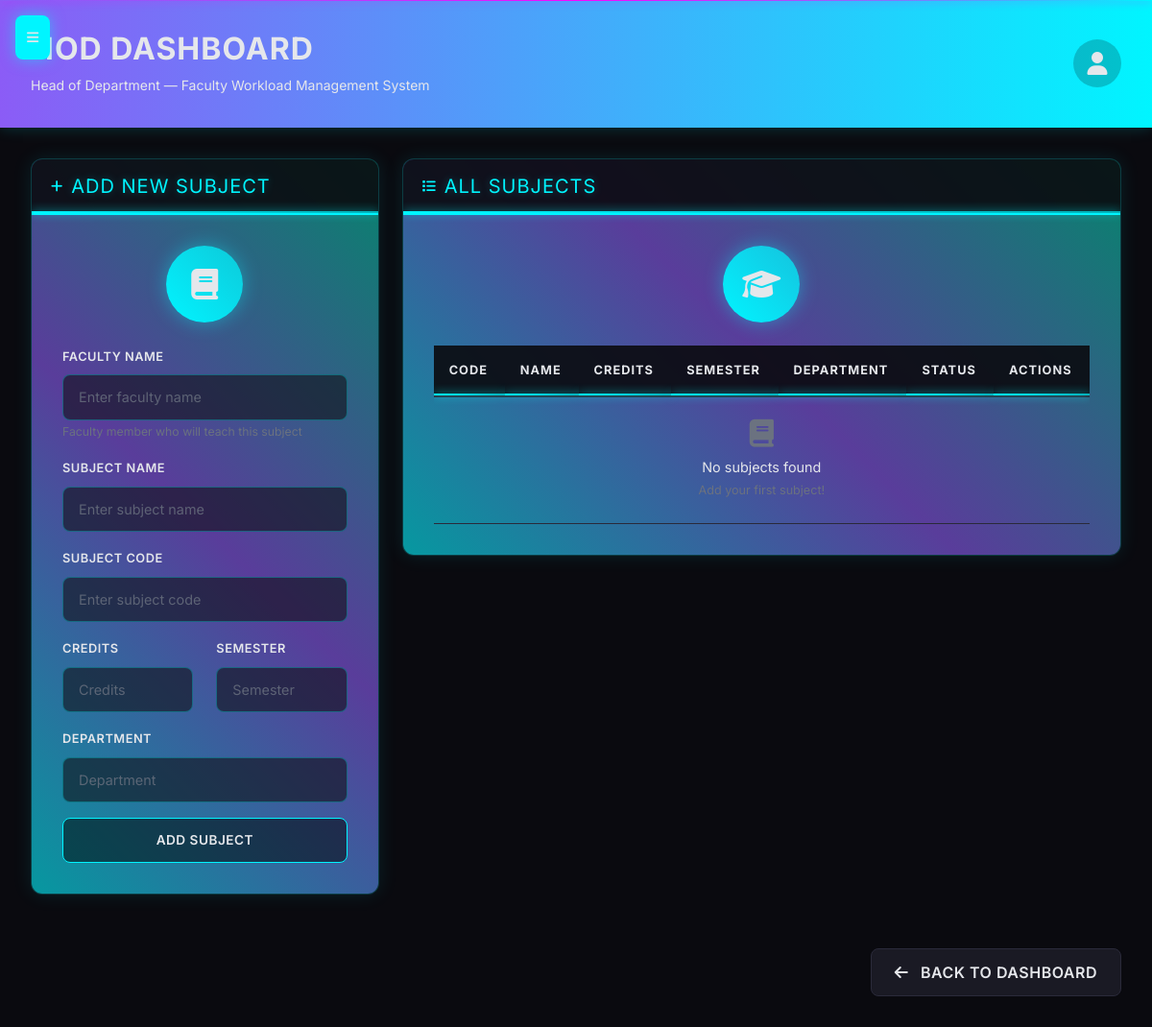
The page /hod_dashboard/manage_subjects (signed in) on the database as committed earlier.
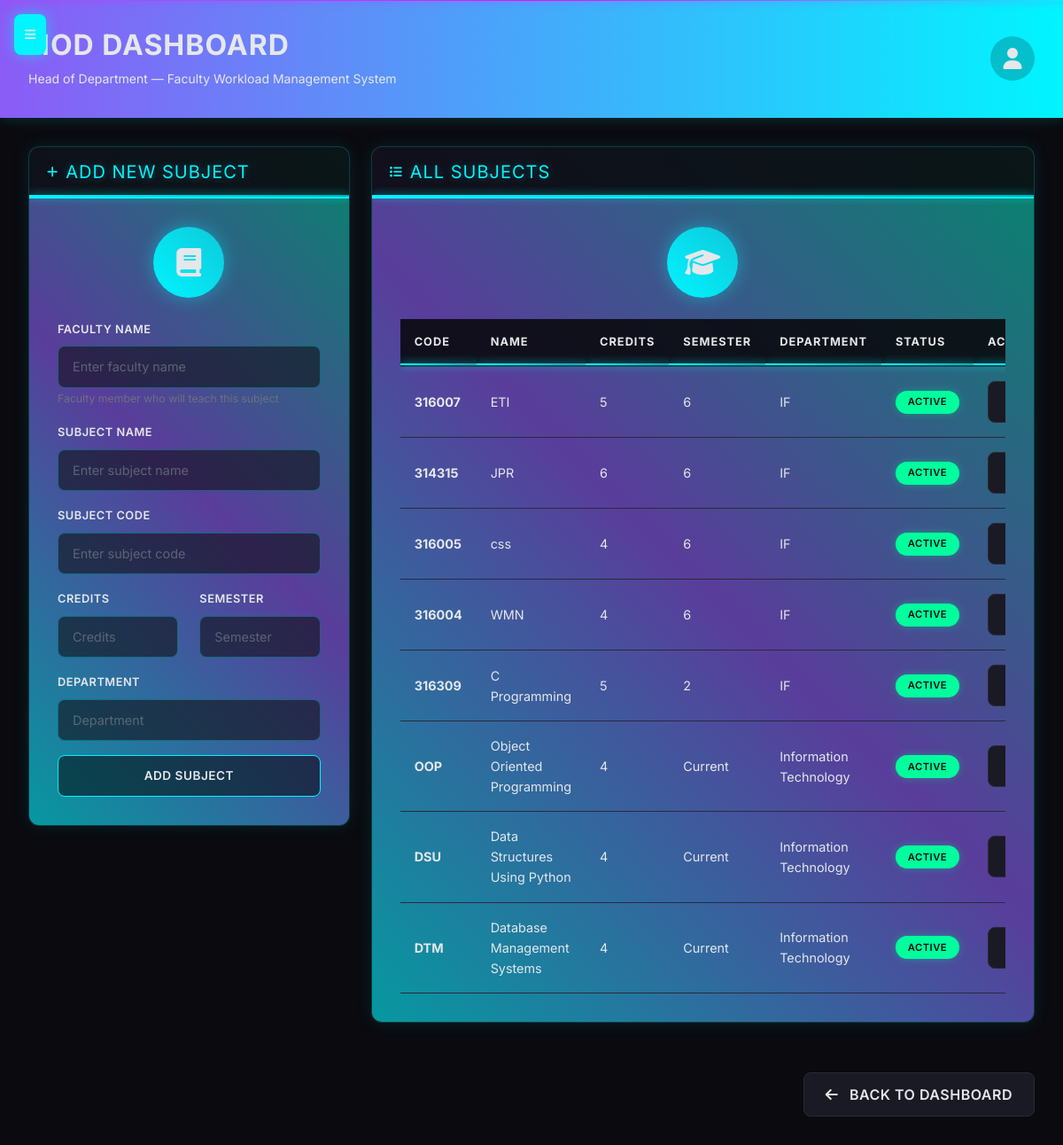
The same page on the database as committed later.
### models.py (models this page shows)
class Subject(db.Model):
    id = db.Column(db.Integer, primary_key=True)
    name = db.Column(db.String(150), nullable=False)
    code = db.Column(db.String(20), unique=True, nullable=False)
    department = db.Column(db.String(100))
    semester = db.Column(db.String(20))
    credits = db.Column(db.Integer, default=3)
    description = db.Column(db.Text)
    is_active = db.Column(db.Boolean, default=True)
    created_at = db.Column(db.DateTime, default=datetime.utcnow)

### app.py (the view, shortened to what this page needs)
@app.route('/hod_dashboard/manage_subjects', methods=['GET', 'POST'])
@login_required
def manage_subjects():
    if current_user.role != 'hod':
        flash('Access denied. HOD privileges required.', 'error')
        return redirect(url_for('login'))
    form = SubjectForm()
    subjects = Subject.query.all()
    return render_template('hod/manage_subjects.html', form=form, subjects=subjects)

### forms.py
class SubjectForm(FlaskForm):
    name = StringField('Subject Name', validators=[DataRequired(), Length(min=2, max=150), Regexp(r'^[A-Za-z0-9\s\-\'\.&]+$', message='Subject name can only contain letters, numbers, spaces, hyphens, apostrophes, periods, and ampersands')])
    code = StringField('Subject Code', validators=[DataRequired(), Length(min=2, max=20), Regexp(r'^[A-Za-z0-9\-_]+$', message='Subject code can only contain letters, numbers, hyphens, and underscores')])
    department = StringField('Department', validators=[Optional(), Length(max=100)])
    semester = StringField('Semester', validators=[Optional(), Length(max=20)])
    credits = IntegerField('Credits', validators=[Optional(), NumberRange(min=1, max=10)])
    description = TextAreaField('Description', validators=[Optional()])
    submit = SubmitField('Add Subject')

### app.py (called while the page is built)
@login_manager.user_loader
def load_user(user_id):
    return User.query.get(int(user_id))

### templates/hod/manage_subjects.html (shortened to what this page needs)
{% extends "hod_base.html" %}
{% block content %}
<div class="row">
    <div class="col-lg-4">
        <div class="card">
            <div class="card-header d-flex align-items-center">
                <i class="fas fa-plus me-2"></i>
                <h5 class="mb-0">Add New Subject</h5>
            </div>
            <div class="card-body">
                <div class="icon-container">
                    <i class="fas fa-book"></i>
                </div>
                <form method="POST">
                    <div class="mb-3">
                        <label for="faculty_name" class="form-label">Faculty Name</label>
                        <input type="text" id="faculty_name" name="faculty_name" class="form-control" placeholder="Enter faculty name" required>
                        <small class="text-muted">Faculty member who will teach this subject</small>
                    </div>
                    <div class="mb-3">
                        {{ form.name.label(class="form-label") }}
                        {{ form.name(class="form-control", placeholder="Enter subject name") }}
                    </div>
                    <div class="mb-3">
                        {{ form.code.label(class="form-label") }}
                        {{ form.code(class="form-control", placeholder="Enter subject code") }}
                    </div>
                    <div class="row">
                        <div class="col-6">
                            <div class="mb-3">
                                {{ form.credits.label(class="form-label") }}
                                {{ form.credits(class="form-control", placeholder="Credits") }}
                            </div>
                        </div>
                        <div class="col-6">
                            <div class="mb-3">
                                {{ form.semester.label(class="form-label") }}
                                {{ form.semester(class="form-control", placeholder="Semester") }}
                            </div>
                        </div>
                    </div>
                    <div class="mb-3">
                        {{ form.department.label(class="form-label") }}
                        {{ form.department(class="form-control", placeholder="Department") }}
                    </div>
                    {{ form.submit(class="btn btn-primary w-100") }}
                </form>
            </div>
        </div>
    </div>
    <div class="col-lg-8">
        <div class="card">
            <div class="card-header d-flex align-items-center">
                <i class="fas fa-list me-2"></i>
                <h5 class="mb-0">All Subjects</h5>
            </div>
            <div class="card-body">
                <div class="icon-container">
                    <i class="fas fa-graduation-cap"></i>
                </div>
                <div class="table-responsive">
                    <table class="table table-hover">
                        <thead>
                            <tr>
                                <th>Code</th>
                                <th>Name</th>
                                <th>Credits</th>
                                <th>Semester</th>
                                <th>Department</th>
                                <th>Status</th>
                                <th>Actions</th>
                            </tr>
                        </thead>
                        <tbody>
                            {% for subject in subjects %}
                            <tr>
                                <td><span class="fw-bold text-primary">{{ subject.code }}</span></td>
                                <td>{{ subject.name }}</td>
                                <td>{{ subject.credits }}</td>
                                <td>{{ subject.semester }}</td>
                                <td>{{ subject.department }}</td>
                                <td>
                                    {% if subject.is_active %}
                                        <span class="badge bg-success">Active</span>
                                    {% else %}
                                        <span class="badge bg-secondary">Inactive</span>
                                    {% endif %}
                                </td>
                                <td>
                                    <div class="btn-group btn-group-sm">
                                        <button class="btn btn-secondary" title="Edit">
                                        </button>
                                    </div>
                                </td>
                            </tr>
                            {% else %}
                            <tr>
                                <td colspan="7" class="text-center py-4">
                                    <i class="fas fa-book fa-2x mb-2 text-muted"></i>
                                    <p class="text-muted mb-0">No subjects found</p>
                                    <small class="text-muted">Add your first subject!</small>
                                </td>
                            </tr>
                            {% endfor %}
                        </tbody>
                    </table>
                </div>
            </div>
        </div>
    </div>
</div>
<div class="d-flex justify-content-end mt-4">
    <a href="{{ url_for('hod_dashboard') }}" class="btn btn-secondary">
        <i class="fas fa-arrow-left me-2"></i> Back to Dashboard
    </a>
</div>
{% endblock %}

### templates/hod_base.html (shortened to what this page needs)
<!DOCTYPE html>
<html lang="en">
<head>
    <link href="https://cdnjs.cloudflare.com/ajax/libs/font-awesome/6.4.0/css/all.min.css" rel="stylesheet">
    <link href="https://cdn.jsdelivr.net/npm/bootstrap@5.3.0/dist/css/bootstrap.min.css" rel="stylesheet">
</head>
<body>
    <button class="mobile-menu-toggle" onclick="toggleSidebar()">
        <i class="fas fa-bars"></i>
    </button>
    <div class="dashboard-layout">
        <main class="main-content">
            <div class="top-header">
                <div class="d-flex align-items-center justify-content-between">
                    <div>
                        <h1>{% block page_title %}HOD Dashboard{% endblock %}</h1>
                        <p>Head of Department — Faculty Workload Management System</p>
                    </div>
                    <div class="profile-section">
                        <div class="profile-icon">
                            <i class="fas fa-user"></i>
                        </div>
                    </div>
                </div>
            </div>
            <div class="content-area">
                {% block content %}{% endblock %}
            </div>
        </main>
    </div>
</body>
</html>

Rows that differ between the two databases and show on the page:
added Subject: code "316007", name "ETI", credits "5", semester "6", department "IF", is_active "ACTIVE"
added Subject: code "314315", name "JPR", credits "6", semester "6", department "IF", is_active "ACTIVE"
added Subject: code "316005", name "css", credits "4", semester "6", department "IF", is_active "ACTIVE"
added Subject: code "316004", name "WMN", credits "4", semester "6", department "IF", is_active "ACTIVE"
added Subject: code "316309", name "C Programming", credits "5", semester "2", department "IF", is_active "ACTIVE"
added Subject: code "OOP", name "Object Oriented Programming", credits "4", semester "Current", department "Information Technology", is_active "ACTIVE"
added Subject: code "DSU", name "Data Structures Using Python", credits "4", semester "Current", department "Information Technology", is_active "ACTIVE"
added Subject: code "DTM", name "Database Management Systems", credits "4", semester "Current", department "Information Technology", is_active "ACTIVE"
Other text that changed with them:
text no longer shown: "No subjects found Add your first subject!"
